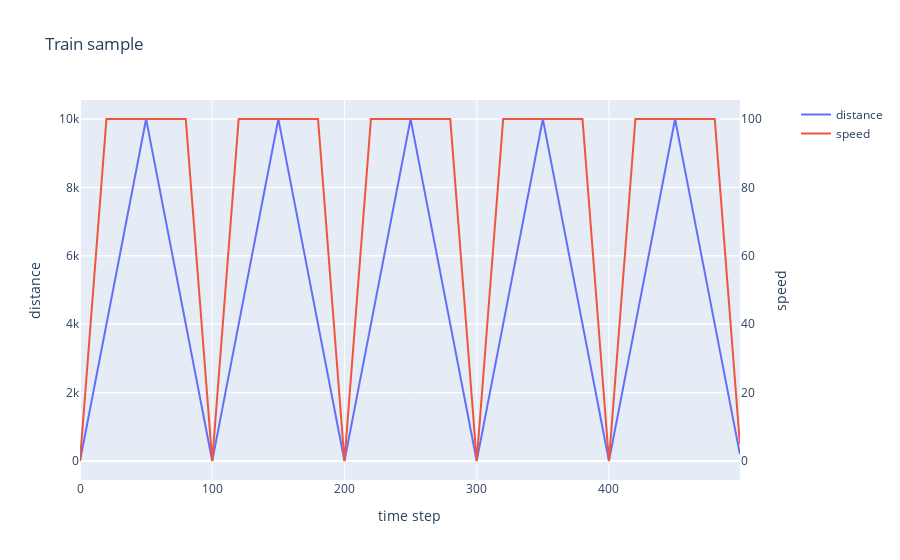

Notebook code cell kept with this figure:
### Markdown cell above
## Train sample with no outliers
Train sample has distance and speed generated as follows:
* distance linearly increases from 0 to 10000 (meters) and back to 0 along a segment
* speed quickly reaches 100 (km/h), stays contants, and then decreases to 0 again

Train sample can constist of one of more segments (5 on the image below)

### Code cell
sample = generate_train_sample(seg_size=100)
fig = sample.get_figure()
fig.update_layout(title_text="Train sample without outliers")
fig.show()

### Figure 1 — Plotly figure (JSON) as saved in the notebook; plotly's stock layout.template omitted (floating-point values rounded to 4 significant figures; data arrays with more than 128 entries replaced by an {"elided": "..."} marker saying what was removed)
{"data": [{"name": "distance", "type": "scatter", "x": {"elided": "500 int values"}, "xaxis": "x", "y": {"elided": "500 int values"}, "yaxis": "y"}, {"name": "speed", "type": "scatter", "x": {"elided": "500 int values"}, "xaxis": "x", "y": {"elided": "500 int values"}, "yaxis": "y2"}], "layout": {"title": {"text": "Train sample"}, "xaxis": {"anchor": "y", "domain": [0, 0.94], "title": {"text": "time step"}}, "yaxis": {"anchor": "x", "domain": [0, 1], "title": {"text": "distance"}}, "yaxis2": {"anchor": "x", "overlaying": "y", "side": "right", "title": {"text": "speed"}}}}
